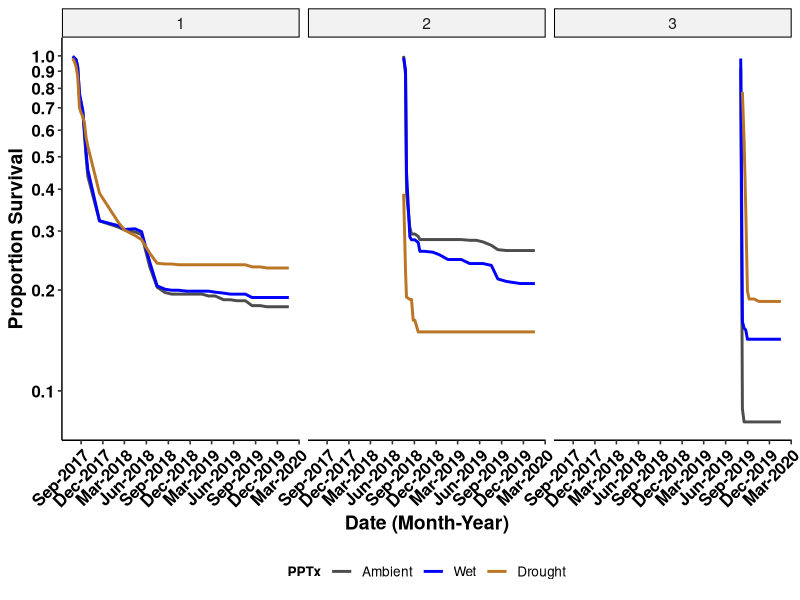
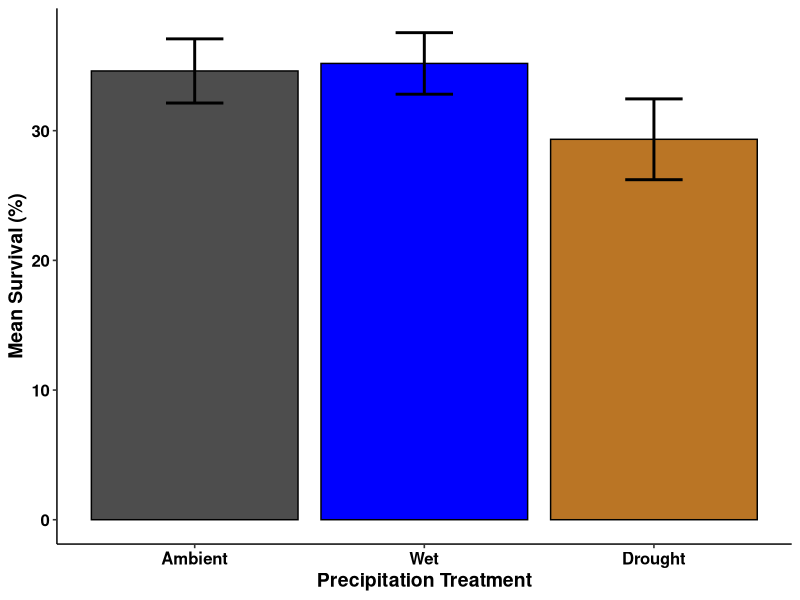
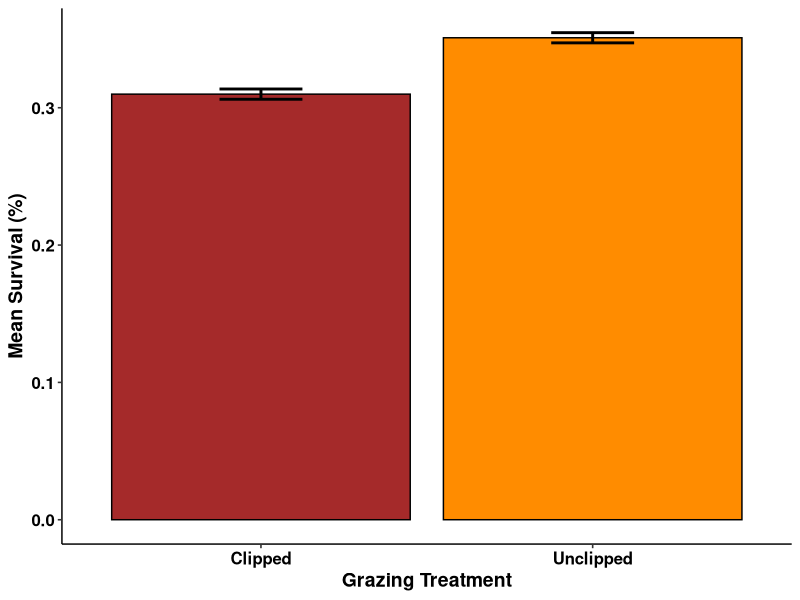
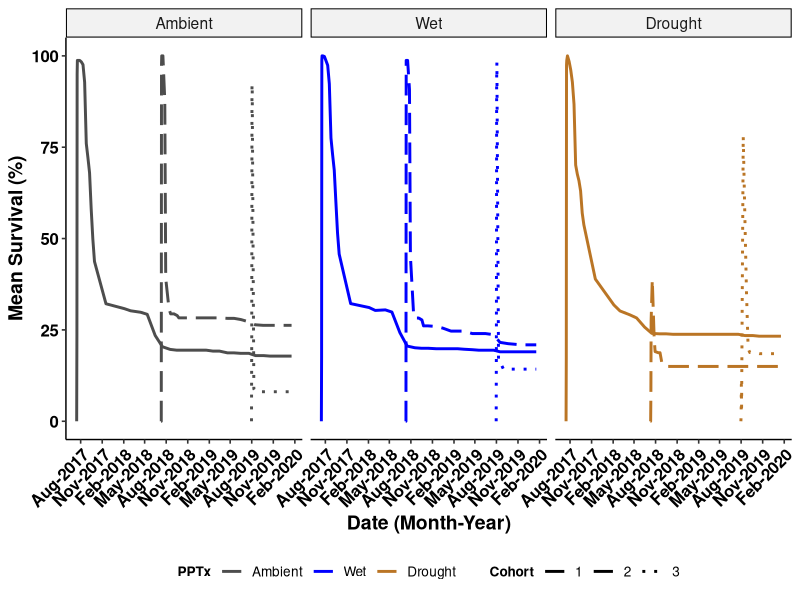
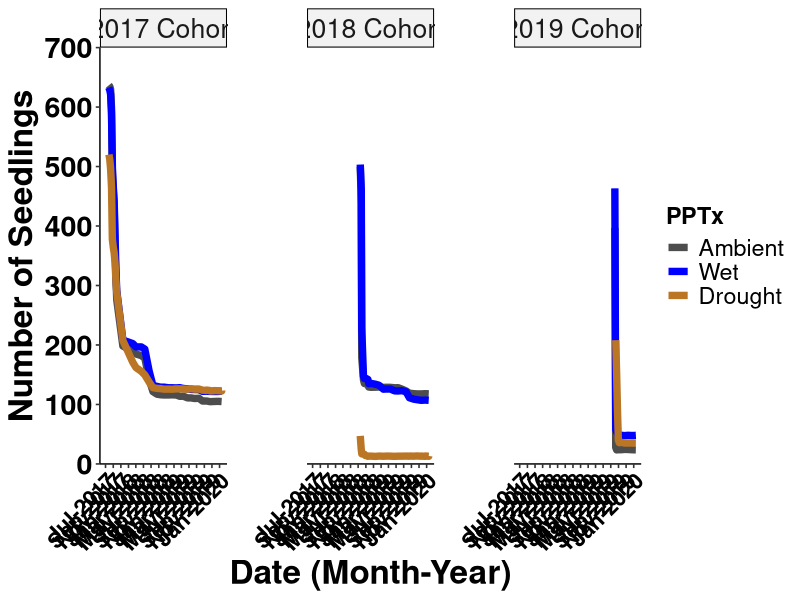
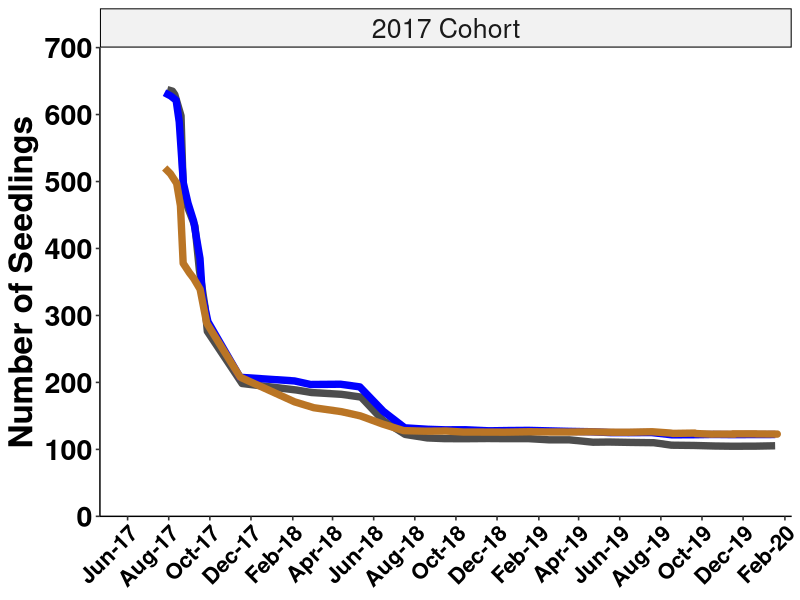
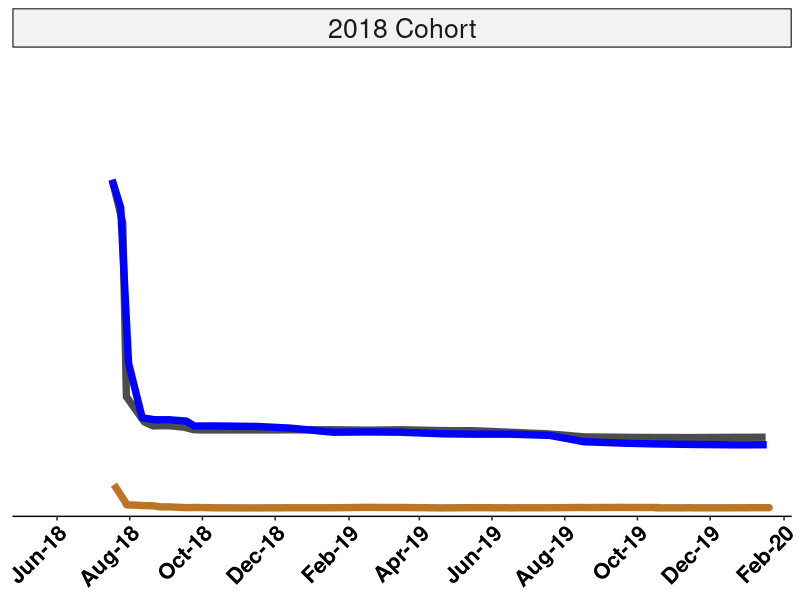
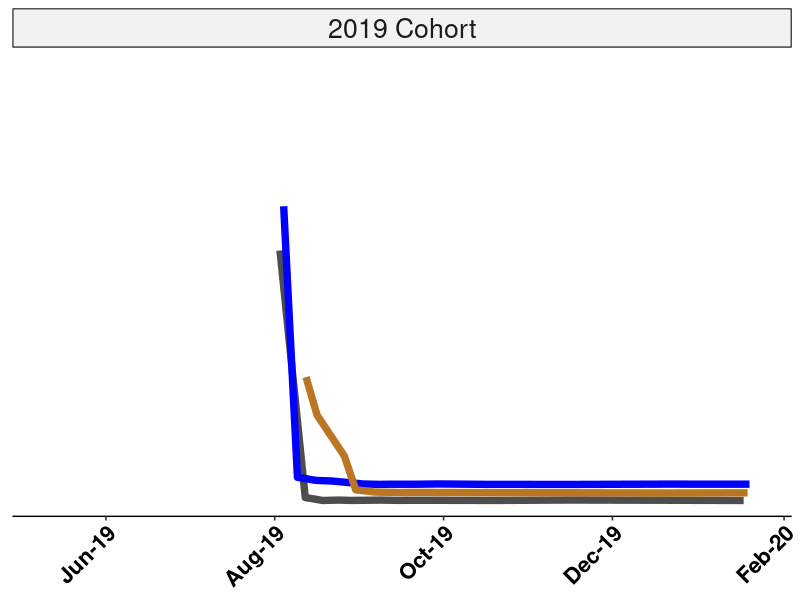

Here is the R script that generated these plots, in order: (Note: this script raises an error after producing the figures.)
# USDA Rainout - Santa Rita Experimental Range
# Data visualizations-main
# Austin Rutherford
# email:arutherford@email.arizona.edu
# 2021-03-29

# Load packages
library(tidyverse)
library(forcats)
library(vroom)
library(ggpubr)
library(glmmTMB)
library(dplyr)

### Read in clean seedlings data with model outputs from "srer_rainout_stats_summarize"
seedlings_obs <- vroom("Data/seedlings_obs.csv",
                   col_types = c(.default = "f",
                                 ObsID = "i",
                                 date = "D",
                                 survival = "i",
                                 died = "i",
                                 tot_germination = "i",
                                 herb_lived = "i",
                                 herb_died = "i",
                                 tot_herbivory = "i",
                                 granivory = "i",
                                 res_surv = "d",
                                 sim_surv = "d",
                                 sim_fit_surv = "d",
                                 pred_surv = "d"))
str(seedlings_obs)
glimpse(seedlings_obs)

# create data set for raw survival data
tot_surv <- seedlings_obs %>% 
  mutate(surv_perc = ((survival/tot_germination))) %>% 
  mutate(surv_perc = replace_na(surv_perc, 0)) %>% 
  group_by(precip, cohort, date) %>% 
  summarise(mean_surv = mean(surv_perc),
            count_surv = sum(survival),
            sd_surv = sd(surv_perc),
            counts = n(),
            se_surv = (sd_surv/sqrt(counts))) %>%
  mutate(upper = mean_surv + se_surv,
         lower = mean_surv - se_surv,
         date = as.Date(date))

summary(tot_surv)

# survivorship curve, remove the lead up
surv_small_1 <- tot_surv %>% 
  filter(cohort == 1) %>% 
  filter(date > "2017-07-21")

surv_small_2 <- tot_surv %>% 
  filter(cohort == 2) %>% 
  filter(date >= "2018-07-18")

surv_small_3 <- tot_surv %>% 
  filter(cohort == 3 & precip != "RO") %>% # to start with all max values, need to cut one more date from RO..delayed germ
  filter(date >= "2019-08-03")

surv_small_drought <- tot_surv %>% 
  filter(precip == "RO" & date >= "2019-08-10")

surv_small_all <- rbind(surv_small_1, surv_small_2, surv_small_3, surv_small_drought) %>% 
  mutate(date = as.Date(date))


line_surv_curv <- surv_small_all %>% 
  mutate(precip = recode_factor(precip,
                                "Control" = "Ambient",
                                "IR" = "Wet",
                                "RO" = "Drought")) %>% 
  ggplot(aes(x = date, y = mean_surv, group = precip, color = precip)) + 
  scale_color_manual(values = c("grey30", "blue1", "#ba7525")) +
  scale_x_date(date_labels = "%b-%Y", date_breaks = "3 months") +
  geom_line(aes(), stat = "identity", size = 1) + 
  scale_fill_manual(values = c("grey30","blue1", "red1")) +
  scale_y_log10(breaks = seq(0, 1, 0.10))+
  labs(y = "Proportion Survival",
       x = "Date (Month-Year)",
       color = "PPTx") +
  facet_wrap(~cohort, ncol = 3, nrow = 1) +
  theme_pubr(legend = "bottom", x.text.angle = 45) +
  labs_pubr()

line_surv_curv

# bar fig of survival
bar_surv_fig <- tot_surv %>%
  group_by(precip) %>% 
  summarise(mean_precip_per = (100*mean(mean_surv)),
            mean_se_per = (100*mean(se_surv))) %>%
  mutate(upper = mean_precip_per + mean_se_per,
         lower = mean_precip_per - mean_se_per) %>%
  mutate(precip = recode_factor(precip,
                                      "Control" = "Ambient",
                                      "IR" = "Wet",
                                       "RO" = "Drought", .ordered = TRUE)) %>% 
  ggplot(mapping = aes(x = precip, y = mean_precip_per, fill = precip)) +
  geom_bar(stat="identity", color = "black", position=position_dodge()) +
  geom_errorbar(aes(ymin = lower, ymax = upper), width = 0.25, position = position_dodge(), size = 1) +
  scale_fill_manual(values = c("grey30","blue1","#ba7525")) +
  scale_x_discrete(labels = c("Ambient","Wet", "Drought")) +
  labs(y = "Mean Survival (%)",
       x = "Precipitation Treatment") +
  theme_pubr(legend = "none") +
  labs_pubr()

bar_surv_fig

ggsave(filename = "Figures_Tables/bar_mean_surv.tiff",
       plot = bar_surv_fig,
       dpi = 800,
       width = 22,
       height = 12,
       units = "in",
       compression = "lzw")

# create data set for clip
tot_surv_c <- seedlings_obs %>% 
  mutate(surv_perc = ((survival/tot_germination))) %>% 
  mutate(surv_perc = replace_na(surv_perc, 0)) %>% 
  group_by(clip) %>% 
  summarise(mean_surv = mean(surv_perc),
            count_surv = sum(surv_perc),
            sd_surv = sd(surv_perc),
            counts = n(),
            se_surv = (sd_surv/sqrt(counts))) %>%
  mutate(upper = mean_surv + se_surv,
         lower = mean_surv - se_surv)

bar_cliponly_fig <- tot_surv_c %>%
  ggplot(mapping = aes(x = clip, y = mean_surv, fill = clip)) +
  geom_bar(stat="identity", color = "black", position=position_dodge()) +
  geom_errorbar(aes(ymin = lower, ymax = upper), width = 0.25, position = position_dodge(), size = 1) +
  scale_fill_manual(values = c("brown","darkorange")) +
  scale_x_discrete(labels = c("Clipped","Unclipped")) +
  labs(y = "Mean Survival (%)",
       x = "Grazing Treatment") +
  theme_pubr(legend = "none") +
  labs_pubr()

bar_cliponly_fig

ggsave(filename = "Figures_Tables/bar_cliponly_surv.tiff",
       plot = bar_cliponly_fig,
       dpi = 800,
       width = 22,
       height = 12,
       units = "in",
       compression = "lzw")

# plot survival over time, all dates
line_mean_surv <- tot_surv %>% 
  mutate(precip = recode_factor(precip,
                                "Control" = "Ambient",
                                "IR" = "Wet",
                                "RO" = "Drought", .ordered = TRUE)) %>% 
  ggplot(aes(x = date, y = 100*mean_surv, group = cohort, color = precip)) + 
  scale_color_manual(values = c("grey30", "blue1", "#ba7525")) +
  #scale_y_continuous(breaks = seq(0, 120, 10), expand = c(0.02,0)) +
  scale_x_date(date_labels = "%b-%Y", date_breaks = "3 months") +
  geom_line(aes(linetype = cohort), stat = "identity", size = 1) + 
  scale_linetype_manual(values=c("solid","longdash", "dotted")) +
  scale_fill_manual(values = c("grey30","blue1", "red1")) +
  ylim(0, 100) +
  labs(y = "Mean Survival (%)",
       x = "Date (Month-Year)",
       color = "PPTx",
       linetype = "Cohort") +
  facet_wrap(~precip, ncol = 3, nrow = 1) +
  theme_pubr(legend = "bottom", x.text.angle = 45) +
  labs_pubr()

line_mean_surv

ggsave(filename = "Figures_Tables/seedlings/line_mean_surv.tiff",
       plot = line_mean_surv,
       dpi = 800,
       width = 22,
       height = 12,
       units = "in",
       compression = "lzw")


# remove the lead up survival to start max for each cohort (following Archer suggestions)
surv_small_1 <- tot_surv %>% 
  filter(cohort == 1) %>% 
  filter(date > "2017-07-21")

surv_small_2 <- tot_surv %>% 
  filter(cohort == 2) %>% 
  filter(date >= "2018-07-18")

surv_small_3 <- tot_surv %>% 
  filter(cohort == 3 & precip != "RO") %>% # to start with all max values, need to cut one more date from RO..delayed germ
  filter(date >= "2019-08-03")

surv_small_drought <- tot_surv %>% 
  filter(precip == "RO" & date >= "2019-08-10")

surv_small_all <- rbind(surv_small_1, surv_small_2, surv_small_3, surv_small_drought) %>% 
  mutate(date = as.Date(date))

range <-  c(as.Date("2017-06-15"), as.Date("2020-02-01"))

line_mean_surv_archer <- surv_small_all %>% 
  mutate(precip = recode_factor(precip,
                                "Control" = "Ambient",
                                "IR" = "Wet",
                                "RO" = "Drought", .ordered = TRUE)) %>%
  mutate(cohort = recode_factor(cohort,
                                "1" = "2017 Cohort",
                                "2" = "2018 Cohort",
                                "3" = "2019 Cohort")) %>%
  ggplot(aes(x = date, y = count_surv, group = precip, color = precip)) + 
  scale_color_manual(values = c("grey30", "blue1", "#ba7525")) +
  scale_y_continuous(limits = c(0,700), breaks = seq(0, 700, 100), expand = c(0,0)) +
  scale_x_date(date_labels = "%b-%Y", date_breaks = "2.5 months", expand = c(0.03,0.03), limits = range) +
  geom_line(aes(), stat = "identity", size = 2.5, position = "jitter") + 
  #scale_linetype_manual(values=c("solid","longdash", "dotted")) +
  scale_fill_manual(values = c("grey30","blue1", "red1")) +
  #ylim(0, 700) +
  labs(y = "Number of Seedlings",
       x = "Date (Month-Year)",
       color = "PPTx") +
  facet_wrap(~cohort, ncol = 3, nrow = 1, scales = "free_x") +
  theme_pubr(legend = "right", x.text.angle = 45) +
  theme(panel.spacing.x = unit(4, "lines")) +
  labs_pubr(base_size = 24)+
  theme(axis.text.x=element_text(size=16))

line_mean_surv_archer

ggsave(filename = "Figures_Tables/seedlings/line_mean_surv_archer.tiff",
       plot = line_mean_surv_archer,
       dpi = 800,
       width = 22,
       height = 12,
       units = "in",
       compression = "lzw")

# create a separate plot for each cohort, then combine to set date ranges/scales
# for each cohort 

surv_1 <- surv_small_all %>% filter(cohort == "1")

surv_2 <- surv_small_all %>% filter(cohort == "2")

surv_3 <- surv_small_all %>% filter(cohort == "3")

range1 <-  c(as.Date("2017-05-01"), as.Date("2020-02-01"))

line_mean_surv_archer_1 <- surv_1 %>% 
  mutate(precip = recode_factor(precip,
                                "Control" = "Ambient",
                                "IR" = "Wet",
                                "RO" = "Drought", .ordered = TRUE)) %>%
  mutate(cohort = recode_factor(cohort,
                                "1" = "2017 Cohort")) %>%
  ggplot(aes(x = date, y = count_surv, group = precip, color = precip)) + 
  scale_color_manual(values = c("grey30", "blue1", "#ba7525")) +
  scale_y_continuous(limits = c(0,700), breaks = seq(0, 700, 100), expand = c(0,0)) +
  scale_x_date(date_labels = "%b-%y", date_breaks = "2.75 months", expand = c(0.01, 0), limits = range1) +
  geom_line(aes(), stat = "identity", size = 2.5, position = "jitter") + 
  scale_fill_manual(values = c("grey30","blue1", "red1")) +
  labs(y = "Number of Seedlings",
       x = NULL,
       color = "PPTx") +
  facet_wrap(~cohort) +
  theme_pubr(legend = "none", x.text.angle = 45) +
  #theme(plot.margin =  unit(c(0,1,0,0),"inches")) +
  labs_pubr(base_size = 24)+
  theme(axis.text.x=element_text(size=16))

line_mean_surv_archer_1

range2 <-  c(as.Date("2018-05-01"), as.Date("2020-02-01"))

line_mean_surv_archer_2 <- surv_2 %>% 
  mutate(precip = recode_factor(precip,
                                "Control" = "Ambient",
                                "IR" = "Wet",
                                "RO" = "Drought", .ordered = TRUE)) %>%
  mutate(cohort = recode_factor(cohort,
                                "2" = "2018 Cohort")) %>%
  ggplot(aes(x = date, y = count_surv, group = precip, color = precip)) + 
  scale_color_manual(values = c("grey30", "blue1", "#ba7525")) +
  scale_y_continuous(limits = c(0,700), breaks = seq(0, 700, 100), expand = c(0,0)) +
  scale_x_date(date_labels = "%b-%y", date_breaks = "2.75 months", expand = c(0.01,0), limits = range2) +
  geom_line(aes(), stat = "identity", size = 2.5, position = "jitter") + 
  scale_fill_manual(values = c("grey30","blue1", "red1")) +
  labs(y = NULL,
       x = NULL,
       color = "PPTx") +
  facet_wrap(~cohort) +
  theme_pubr(legend = "none", x.text.angle = 45) +
  #theme(plot.margin =  unit(c(0,1,0,0),"inches")) +
  labs_pubr(base_size = 24)+
  theme(axis.text.x=element_text(size=16),
        axis.text.y = element_blank(),
        axis.ticks.y = element_blank(),
        axis.line.y = element_blank())

line_mean_surv_archer_2

range3 <-  c(as.Date("2019-05-01"), as.Date("2020-02-01"))

line_mean_surv_archer_3 <- surv_3 %>% 
  mutate(precip = recode_factor(precip,
                                "Control" = "Ambient",
                                "IR" = "Wet",
                                "RO" = "Drought", .ordered = TRUE)) %>%
  mutate(cohort = recode_factor(cohort,
                                "3" = "2019 Cohort")) %>%
  ggplot(aes(x = date, y = count_surv, group = precip, color = precip)) + 
  scale_color_manual(values = c("grey30", "blue1", "#ba7525")) +
  scale_y_continuous(limits = c(0,700), breaks = seq(0, 700, 100), expand = c(0,0)) +
  scale_x_date(date_labels = "%b-%y", date_breaks = "2.75 months", expand = c(0.01,0), limits = range3) +
  geom_line(aes(), stat = "identity", size = 2.5, position = "jitter") + 
  scale_fill_manual(values = c("grey30","blue1", "red1")) +
  labs(y = NULL,
       x = NULL,
       color = "PPTx") +
  facet_wrap(~cohort) +
  theme_pubr(legend = "none", x.text.angle = 45) +
  #theme(plot.margin =  unit(c(0,1,0,0),"inches")) +
  labs_pubr(base_size = 24)+
  theme(axis.text.x=element_text(size=16),
        axis.text.y = element_blank(),
        axis.ticks.y = element_blank(),
        axis.line.y = element_blank())

line_mean_surv_archer_3

# combine the three figs into one
tot_surv_fig <- gridExtra::grid.arrange(line_mean_surv_archer_1, 
                             line_mean_surv_archer_2,
                             line_mean_surv_archer_3,
                             ncol = 3)

tot_surv_fig

ggsave(filename = "Figures_Tables/seedlings/line_mean_surv_tot.tiff",
       plot = tot_surv_fig,
       dpi = 800,
       width = 22,
       height = 12,
       units = "in",
       compression = "lzw")

surv_small_all %>% 
  group_by(precip, cohort) %>% 
  summarise(max = max(count_surv),
            min = min(count_surv))


# calculate summary info
tot_surv_summary <- seedlings_obs %>% 
  mutate(surv_perc = ((survival/tot_germination))) %>% 
  mutate(surv_perc = replace_na(surv_perc, 0)) %>% 
  group_by(precip, cohort, date) %>% 
  summarise(mean_surv = 100*mean(surv_perc),
            sd_surv = 100*sd(surv_perc),
            counts = n(),
            se_surv = (sd_surv/sqrt(counts))) %>%
  mutate(upper = mean_surv + se_surv,
         lower = mean_surv - se_surv)

tot_surv_summary_full <- seedlings_obs %>% 
  mutate(surv_perc = ((survival/tot_germination))) %>% 
  mutate(surv_perc = replace_na(surv_perc, 0)) %>% 
  group_by(precip, excl, clip) %>% 
  summarise(mean_surv = 100*mean(surv_perc),
            sd_surv = 100*sd(surv_perc),
            counts = n(),
            se_surv = (sd_surv/sqrt(counts))) %>%
  mutate(upper = mean_surv + se_surv,
         lower = mean_surv - se_surv)

tot_surv_summary_pcohort <- seedlings_obs %>% 
  mutate(surv_perc = ((survival/tot_germination))) %>% 
  mutate(surv_perc = replace_na(surv_perc, 0)) %>% 
  group_by(precip, cohort) %>% 
  summarise(mean_surv = 100*mean(surv_perc),
            sd_surv = 100*sd(surv_perc),
            counts = n(),
            se_surv = (sd_surv/sqrt(counts))) %>%
  mutate(upper = mean_surv + se_surv,
         lower = mean_surv - se_surv)

# create data set for precip and excl and clip
tot_surv_pce <- seedlings_obs %>% 
  mutate(surv_perc = ((survival/tot_germination))) %>% 
  mutate(surv_perc = replace_na(surv_perc, 0)) %>% 
  group_by(precip, excl, clip) %>% 
  summarise(mean_surv = 100*mean(surv_perc),
            sd_surv = 100*sd(surv_perc),
            counts = n(),
            se_surv = (sd_surv/sqrt(counts))) %>%
  mutate(upper = mean_surv + se_surv,
         lower = mean_surv - se_surv)

bar_pce_fig <- tot_surv_pce %>%
  mutate(precip = recode_factor(precip,
                                "Control" = "Ambient",
                                "IR" = "Wet",
                                "RO" = "Drought", .ordered = TRUE)) %>% 
  mutate(excl = recode_factor(excl, 
                              "Control" = "None",
                              "Ants" = "Ants Excl",
                              "Rodents" = "Rodents Excl",
                              "Total" = "Total Excl")) %>% 
  ggplot(mapping = aes(x = precip, y = mean_surv, fill = precip)) +
  geom_bar(stat="identity", color = "black", position=position_dodge()) +
  geom_errorbar(aes(ymin = lower, ymax = upper), width = 0.25, position = position_dodge(), size = 1) +
  scale_fill_manual(values = c("grey30", "blue1", "#ba7525")) +
  scale_x_discrete(labels = c("Ambient", "Wet", "Drought")) +
  ylim(0, 60) +
  labs(y = "Seedling Survival (%)",
       x = "Precipitation Treatment") +
  theme_pubr(legend = "none") +
  facet_grid(cols = vars(clip), rows = vars(excl)) +
  labs_pubr(base_size = 24) +
  theme(legend.position="none", 
        panel.border = element_blank(), 
        panel.spacing.x = unit(1,"line"))

bar_pce_fig

ggsave(filename = "Figures_Tables/bar_alltx_surv.tiff",
       plot = bar_pce_fig,
       dpi = 800,
       width = 22,
       height = 12,
       units = "in",
       compression = "lzw")

# create data set for precip and excl, by cohort
tot_surv_pe <- seedlings_obs %>%
  mutate(surv_perc = ((survival/tot_germination))) %>% 
  mutate(surv_perc = replace_na(surv_perc, 0)) %>% 
  group_by(precip, excl, cohort) %>% 
  summarise(mean_surv = 100*mean(surv_perc),
            sd_surv = 100*sd(surv_perc),
            counts = n(),
            se_surv = (sd_surv/sqrt(counts))) %>%
  mutate(upper = mean_surv + se_surv,
         lower = mean_surv - se_surv)

bar_excl_fig <- tot_surv_pe %>%
  mutate(precip = recode_factor(precip,
                                "Control" = "Ambient",
                                "IR" = "Wet",
                                "RO" = "Drought", .ordered = TRUE)) %>% 
  ggplot(mapping = aes(x = precip, y = mean_surv, fill = precip)) +
  geom_bar(stat="identity", color = "black", position=position_dodge()) +
  geom_errorbar(aes(ymin = lower, ymax = upper), width = 0.25, position = position_dodge(), size = 1) +
  #scale_fill_manual(values = c("brown","darkorange")) +
  #scale_x_discrete(labels = c("Clipped","Unclipped")) +
  #ylim(0, 50) +
  labs(y = "Seedling Survival (%)",
       x = "") +
  theme_pubr(legend = "none") +
  facet_grid(rows = vars(cohort), cols = vars(excl), scales = "free") +
  labs_pubr(base_size = 24)

bar_excl_fig

ggsave(filename = "Figures_Tables/bar_clip_surv.tiff",
       plot = bar_clip_fig,
       dpi = 800,
       width = 22,
       height = 12,
       units = "in",
       compression = "lzw")
